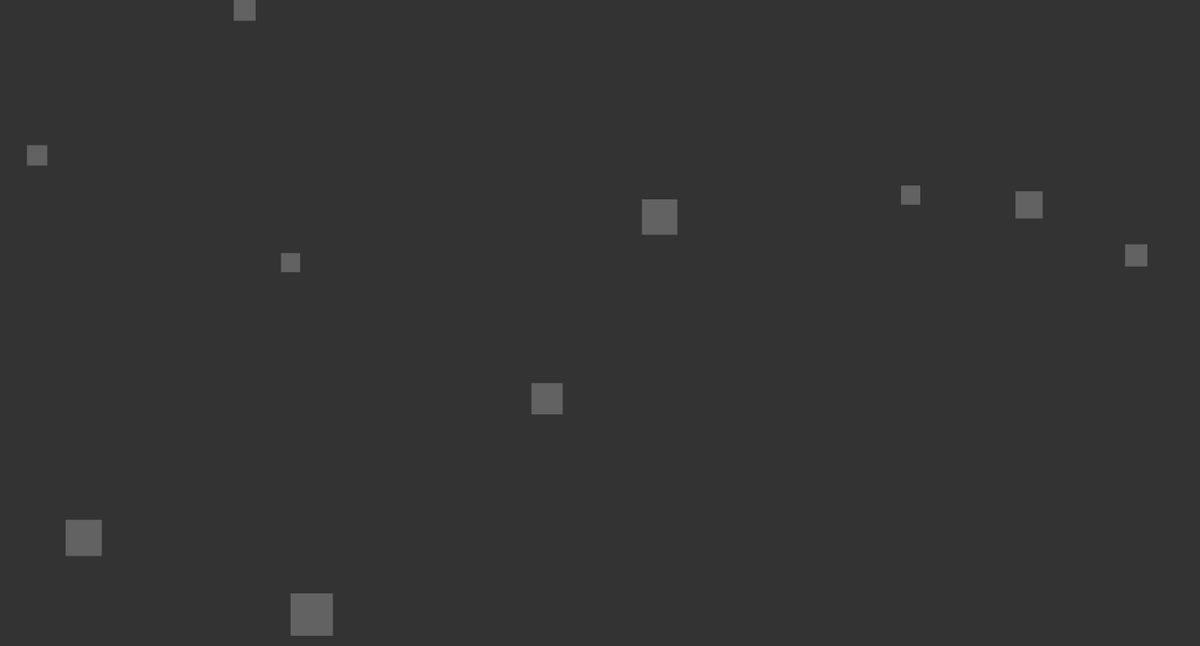
Frame 1 (no input)
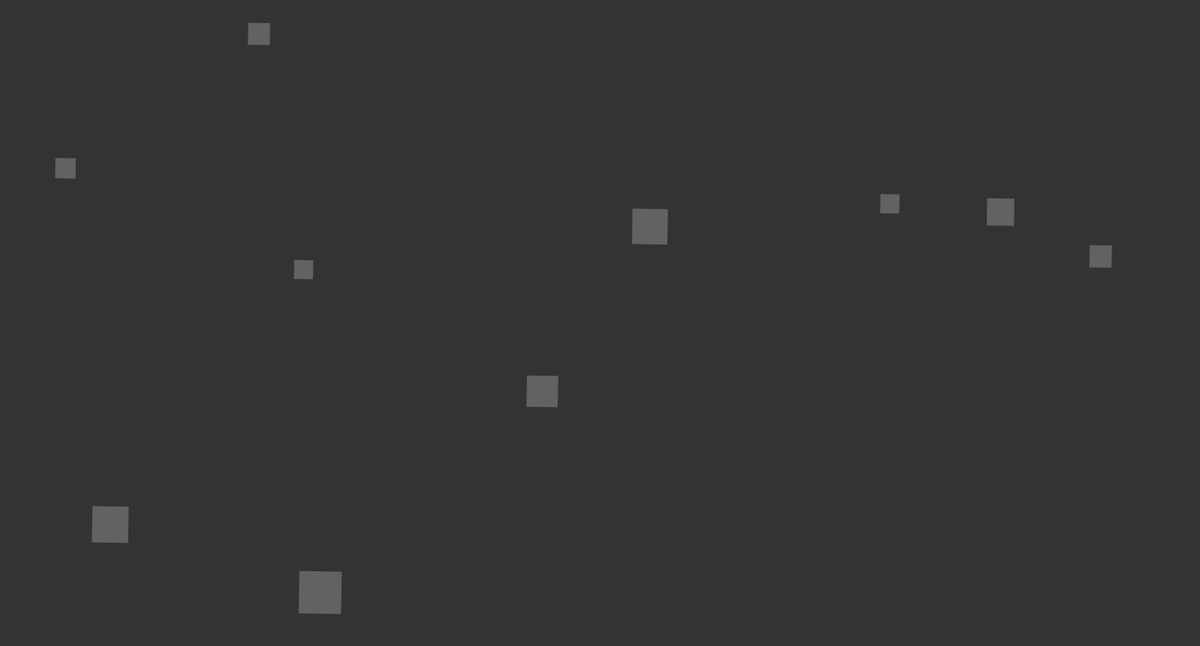
Frame 60 (the mouse pressed at the canvas centre just before this capture)
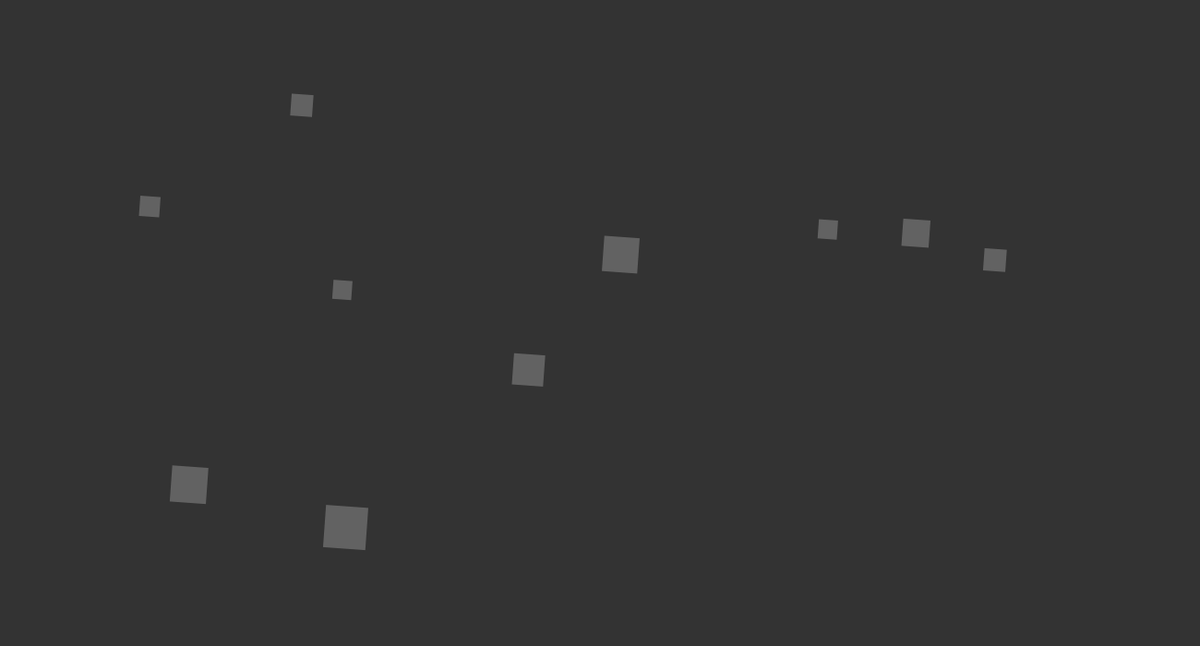
Frame 120 (the mouse held since frame 60 and released just before this capture)

The Processing sketch that drew these frames (run headless with seeded random() and noise(); from frame 60 on, the mouse is pressed at the canvas centre):

// Processing sketch: bouncing_rects_angular_motion
// ── bouncing_rects_angular_motion.pde

Ball[] balls;
void setup() {
  size(1300, 700);

  balls = new Ball[10];
  
  balls[0] = new Ball();
  //balls[0].custom();

  for(int i = 1; i < balls.length; i++) {
    balls[i] = new Ball();
  }

}

void draw() {
  background(51);

  /*
  //Gravity
  PVector gravity = new PVector(0, 0.2);
  //gravity.mult(b.mass);
  //b.addForce(gravity);

  //Wind
  PVector wind = new PVector(0.1, 0);
  //b.addForce(wind);

  //Friction
  PVector friction = b.velocity.get();
  friction.normalize();
  friction.mult(-1);
  float c1 = 0.2;
  friction.mult(c1);

  //Drag
  PVector drag = b.velocity.get();
  drag.normalize();
  drag.mult(-1);
  float speed = b.velocity.mag();
  float c2 = 0.1;
  drag.mult(c2*speed*speed);
    //b.addForce(drag);
*/

  for (Ball b: balls) {
    for (Ball b2: balls) {
      if (b!=b2){
      PVector forc = b2.attract(b);
      b.addForce(forc);
      }
    }
      b.update();

  //b.walls();
  b.show();
  }
}
// ── Ball.pde
class Ball {
  PVector position;
  PVector velocity;
  PVector acceleration;
  
  float a = 0;
  float aVelocity = 0;
  float aAcceleration = 0.00001;
  
  float mass;
  boolean customToggle = false;
  
  Ball() {
    mass = random(1,3);
    position = new PVector(random(width), random(height));
    velocity = new PVector(0, 0);
    acceleration = new PVector(0, 0);
    
  }
  PVector attract(Ball other){
    PVector gravitational = PVector.sub(position, other.position);
    float d = gravitational.mag();
    d = constrain(d, 5, 25);
    gravitational.normalize();
    float G = 1;
    float magnitude = (G * mass * other.mass)/ (d*d);
    
    gravitational.mult(magnitude);
    return gravitational;
    
  }

  void walls() {
    if ((position.x<0) || (position.x>width)) {
      velocity.x *= -1;
      position.x = width;
    }
    if ((position.y>height) || (position.y<0)) {
      velocity.y *= -1;
      position.y = height;
    }

  }
  void addForce(PVector force) {
    PVector f = PVector.div(force,mass);
    acceleration.add(f);
  }

  void update() {
    a += aVelocity;
    aVelocity += aAcceleration;
    aVelocity = constrain(aVelocity, 0, 0.1);
 
    velocity.add(acceleration);
    position.add(velocity);
    //velocity.limit(3);
    acceleration.mult(0);
  }

  void show() {
    fill(255, 59);
    noStroke();
    pushMatrix();
    rectMode(CENTER);
    translate(position.x, position.y);
    rotate(a);
    if (customToggle) {
    ellipse(position.x, position.y, 10, 10);
    }
    else{
     //ellipse(position.x, position.y, mass*20, mass*20);
     rect(0, 0, mass*20, mass*20);
    }
    popMatrix();
  }
  void custom(){
    customToggle = true;
    position.x = width/2;
    position.y = height/2;
    mass = 300;
  }
}
